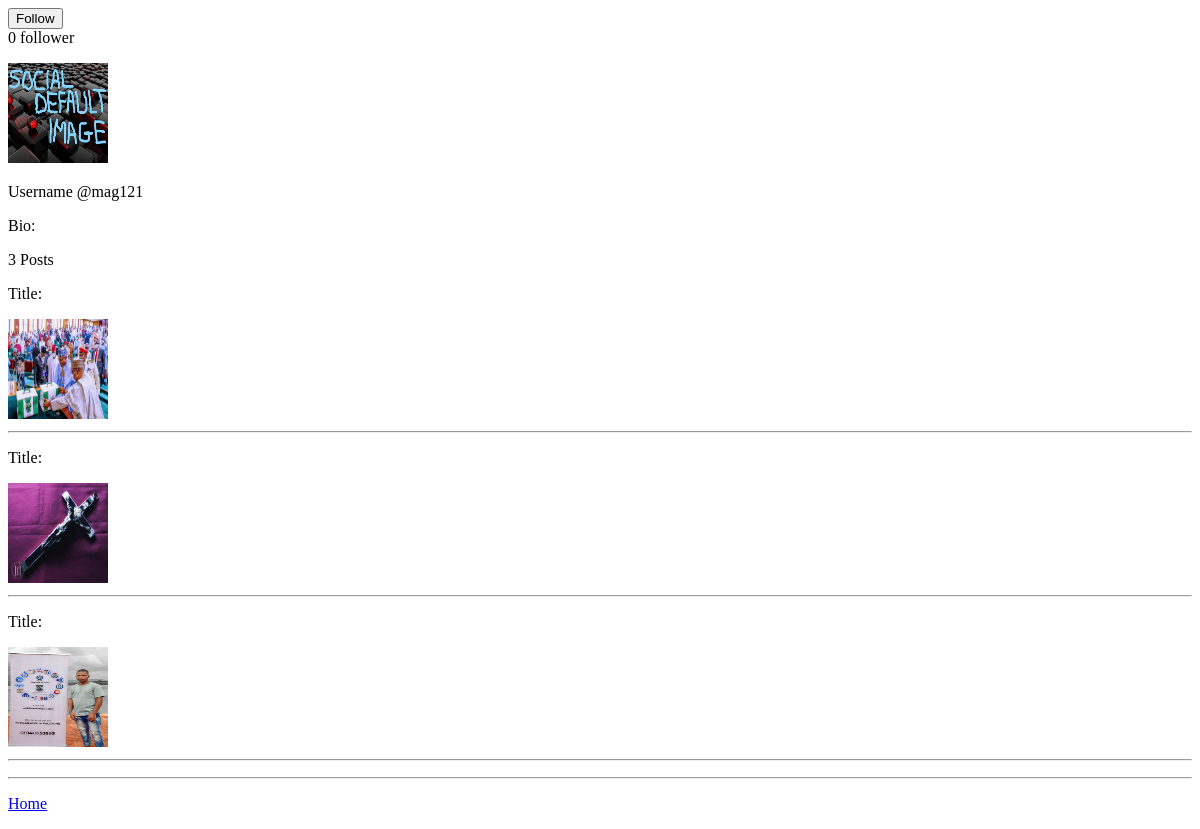
The page /profile/mag121 on the database as committed earlier.
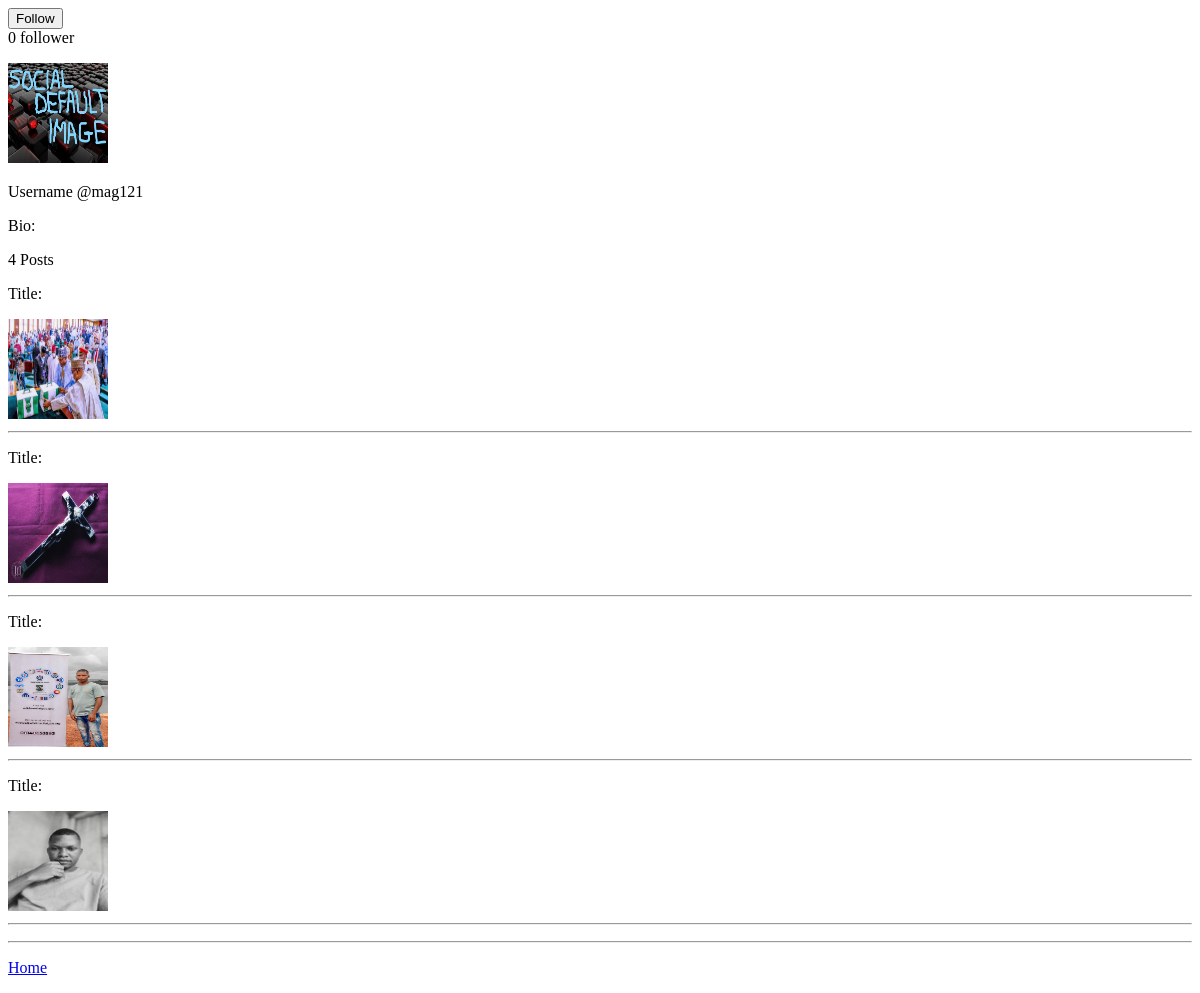
The same page on the database as committed later.
### thread/models.py (models this page shows, shortened)
class PostModel(models.Model):
    postID = models.AutoField(primary_key=True)
    author = models.ForeignKey(Profile, on_delete=models.CASCADE)
    content = models.TextField(blank=True, max_length=300)
    image = ResizedImageField(quality=80,
                              upload_to='profile_posts')
    created_at = models.DateTimeField(auto_now=True)
    num_of_likes = models.IntegerField(default=0)

### thread/views.py (the view)
# urls.py: path('profile/<str:pk>', views.profile, name='profile'),
def profile(request,pk):
    pk = str(pk)
    user_object = User.objects.get(username=pk)
    user_profile = Profile.objects.get(user=user_object)
    user_post = PostModel.objects.filter(author=user_profile)
    user_post_len = len(user_post)
    image_url = user_profile.profile_pics.url
    follower = request.user.username
    user = pk
    if FollowerModel.objects.filter(follower=follower, user=user):
        follow_check = "Unfollow"
    else:
        follow_check = "Follow"
    fans = FollowerModel.objects.filter(user=pk)
    fans_count = len(fans)
    context = {
        "user_object": user_object,
        "user_profile": user_profile,
        "user_post": user_post,
        "user_post_len": user_post_len,
        "image_url": image_url,
        "follow_check": follow_check,
        "fans_count": fans_count,
        "fans": fans,
        }
    return render(request, 'profile.html', context)

### thread/templates/profile.html (shortened to what this page needs)
<!DOCTYPE html>
<html lang="en">
<head>
</head>
<body>
    <div>
        <form action="{% url 'follow' %}" method="POST">
            {% if request.user.profile == user_profile %}
            <input type="submit" value="Account Details">
            {% else %}
            <input type="submit" value="{{ follow_check }}">
            {% endif %}
        </form>
        {% if fans_count > 1 %}
        {{ fans_count }} followers
        {% else %}
        {{ fans_count }} follower
        {% endif %}
    </div>
    <p>
        <img src="{{ image_url }}" alt="Profile Image" width="100" height="100">
    </p>
    <p>
        Username @{{ user_profile.user.username}}
    </p>
    <p>
        Bio: {{ user_profile.bio}}
    </p>
    <p>
        {{ user_post_len }}&nbsp;Posts
    </p>
    <p>
        {% for post in user_post %}
    <div>
        <p>Title: {{ post.title }}</p>
        {% if post.image %}
        <a href="{{ post.image.url }}">
            <img src="{{ post.image.url }}" alt="pics" height="100" width="100">
        </a>{% endif %}
        <hr style="color: green;">
    </div>
    {% endfor %}
    </p>
    <hr style="color: aqua;">
    <p>
        <a href="{% url 'home' %}">Home</a>
    </p>
</body>
</html>

Rows that differ between the two databases and show on the page:
added PostModel: image (picture)
Other text that changed with them:
{{ user_post_len }}: "3" → "4"
